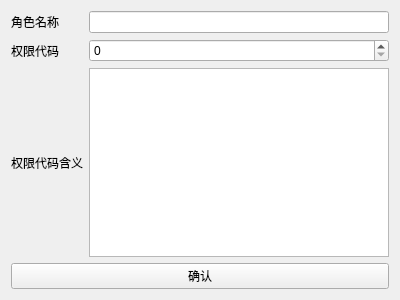
<?xml version="1.0" encoding="UTF-8"?>
<ui version="4.0">
 <class>AddCharacter</class>
 <widget class="QWidget" name="AddCharacter">
  <property name="geometry">
   <rect>
    <x>0</x>
    <y>0</y>
    <width>400</width>
    <height>300</height>
   </rect>
  </property>
  <property name="windowTitle">
   <string>Form</string>
  </property>
  <layout class="QVBoxLayout" name="verticalLayout">
   <item>
    <layout class="QGridLayout" name="gridLayout">
     <item row="1" column="0">
      <widget class="QLabel" name="characterAuthorityL">
       <property name="text">
        <string>权限代码</string>
       </property>
      </widget>
     </item>
     <item row="0" column="1">
      <widget class="QLineEdit" name="characterName"/>
     </item>
     <item row="2" column="0">
      <widget class="QLabel" name="characterDesL">
       <property name="text">
        <string>权限代码含义</string>
       </property>
      </widget>
     </item>
     <item row="2" column="1">
      <widget class="QPlainTextEdit" name="groupDes"/>
     </item>
     <item row="0" column="0">
      <widget class="QLabel" name="characterNameL">
       <property name="text">
        <string>角色名称</string>
       </property>
      </widget>
     </item>
     <item row="1" column="1">
      <widget class="QSpinBox" name="characterAuthority"/>
     </item>
    </layout>
   </item>
   <item>
    <widget class="QPushButton" name="ok">
     <property name="text">
      <string>确认</string>
     </property>
    </widget>
   </item>
  </layout>
 </widget>
 <resources/>
 <connections/>
</ui>
